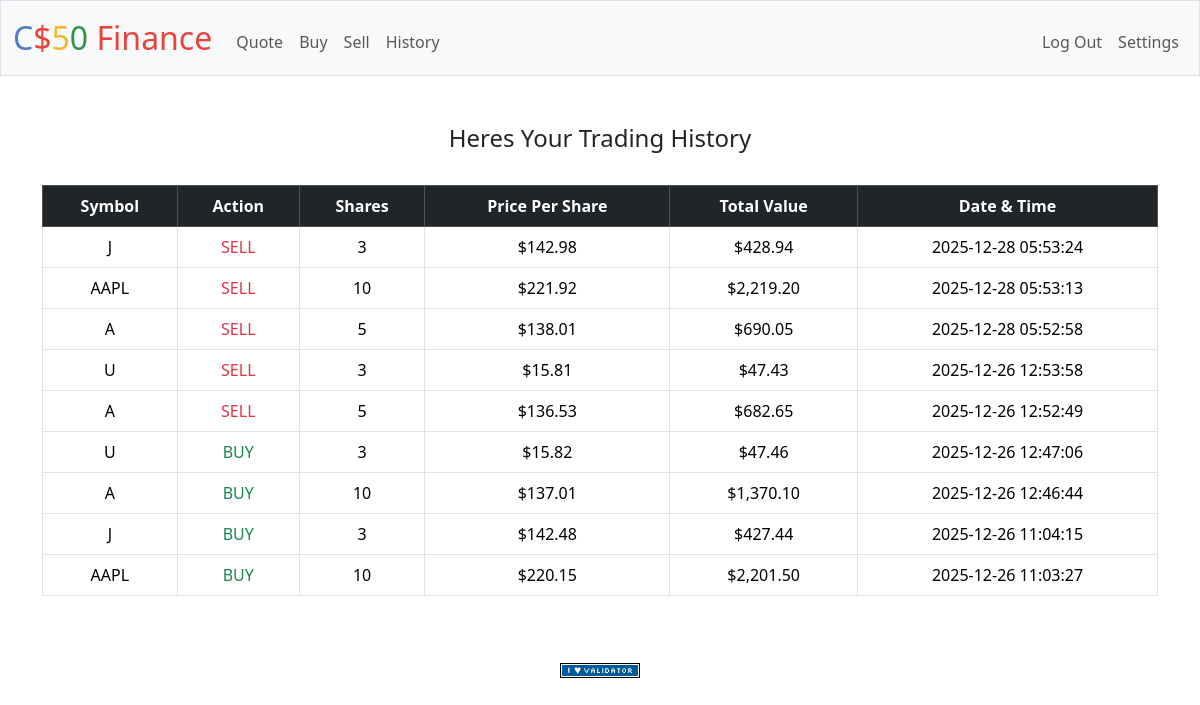
The app's page /history (signed in) with its own data.
### tables this page shows
CREATE TABLE purchaces (id INTEGER PRIMARY KEY AUTOINCREMENT NOT NULL, user_id INTEGER NOT NULL, symbol TEXT NOT NULL, shares INTEGER NOT NULL, price REAL NOT NULL, timestamp DATETIME DEFAULT CURRENT_TIMESTAMP,FOREIGN KEY(user_id) REFERENCES users(id));

### app.py (the view)
@app.route("/history")
@login_required
def history():
    user_id = session["user_id"]
    user_transaction = db.execute("SELECT symbol,shares,price,timestamp FROM purchaces WHERE user_id = ? ORDER BY timestamp DESC", user_id)
    if user_transaction == [] :
        user_transaction = None
    else :
        for transaction in user_transaction :
            if int(transaction["shares"]) < 0 :
                action = "sell"
            else :
                action = "buy"
            transaction["action"] = action
            transaction["total_value"] = abs(float(transaction["shares"])) * float(transaction["price"])
    return render_template("history.html", user_transaction=user_transaction)

### app.py (called while the page is built)
@app.after_request
def after_request(response):
    response.headers["Cache-Control"] = "no-cache, no-store, must-revalidate"
    response.headers["Expires"] = 0
    response.headers["Pragma"] = "no-cache"
    return response

### helpers.py (called while the page is built)
def login_required(f):
    @wraps(f)
    def decorated_function(*args, **kwargs):
        if session.get("user_id") is None:
            return redirect("/login")
        return f(*args, **kwargs)
    return decorated_function

def usd(value):
    return f"${value:,.2f}"

### templates/history.html (shortened to what this page needs)
{% extends 'layout.html' %}
{% block main %}
    {% if user_transaction %}
    <h4>Heres Your Trading History</h4>
    <br>
        <table class="table table-bordered table-hover">
            <thead class="table-dark">
                <tr>
                    <th>Symbol</th>
                    <th>Action</th>
                    <th>Shares</th>
                    <th>Price Per Share</th>
                    <th>Total Value</th>
                    <th>Date & Time</th>
                </tr>
            </thead>
            <tbody>
                {% for row in user_transaction %}
                <tr>
                    <td>{{ row.symbol }}</td>
                    {% if row.shares > 0 %}
                        <td class="text-success">BUY</td>
                    {% else %}
                        <td class="text-danger">SELL</td>
                    {% endif %}
                    <td>{{ row.shares | abs }}</td>
                    <td>{{ row.price | usd }}</td>
                    <td>{{ row.total_value | usd }}</td>
                    <td>{{ row.timestamp }}</td>
                </tr>
                {% endfor %}
            </tbody>
        </table>
    {% else %}
        <h4>You have not bought or sold any stocks yet</h4>
    {% endif %}
{% endblock %}

### templates/layout.html (shortened to what this page needs)
<!DOCTYPE html>
<html lang="en">
    <head>
        <link href="https://cdn.jsdelivr.net/npm/bootstrap@5.3.3/dist/css/bootstrap.min.css" rel="stylesheet">
        <link href="/static/styles.css" rel="stylesheet">
    </head>
    <body>
        <nav class="bg-light border navbar navbar-expand-md navbar-light">
            <div class="container-fluid">
                <a class="navbar-brand" href="/"><span class="blue">C</span><span class="red">$</span><span class="yellow">5</span><span class="green">0</span> <span class="red">Finance</span></a>
                <div class="collapse navbar-collapse" id="navbar">
                    {% if session["user_id"] %}
                        <ul class="navbar-nav me-auto mt-2">
                            <li class="nav-item"><a class="nav-link" href="/quote">Quote</a></li>
                            <li class="nav-item"><a class="nav-link" href="/buy">Buy</a></li>
                            <li class="nav-item"><a class="nav-link" href="/sell">Sell</a></li>
                            <li class="nav-item"><a class="nav-link" href="/history">History</a></li>
                        </ul>
                        <ul class="navbar-nav ms-auto mt-2">
                            <li class="nav-item"><a class="nav-link" href="/logout">Log Out</a></li>
                            <li class="nav-item"><a class="nav-link" href="/settings">Settings</a></li>
                        </ul>
                    {% else %}
                        <ul class="navbar-nav ms-auto mt-2">
                            <li class="nav-item"><a class="nav-link" href="/register">Register</a></li>
                            <li class="nav-item"><a class="nav-link" href="/login">Log In</a></li>
                        </ul>
                    {% endif %}
                </div>
            </div>
        </nav>
        <main class="container py-5 text-center">
            {% block main %}{% endblock %}
        </main>
        <footer class="mb-5">
            <form action="https://validator.w3.org/check" class="text-center" enctype="multipart/form-data" method="post" target="_blank">
                <input alt="Validate" src="/static/I_heart_validator.png" type="image">
            </form>
        </footer>
    </body>
</html>

### static/styles.css (style rules this page uses)
nav .navbar-brand { font-size: xx-large; }
nav .navbar-brand .blue { color: #537fbe; }
nav .navbar-brand .red { color: #ea433b; }
nav .navbar-brand .yellow { color: #f5b82e; }
nav .navbar-brand .green { color: #2e944b; }

### records on screen
purchaces: symbol "J", shows "SELL", shares|abs "3", price "$142.98", total_value "$428.94", timestamp "2025-12-28 05:53:24"
purchaces: symbol "AAPL", shows "SELL", shares|abs "10", price "$221.92", total_value "$2,219.20", timestamp "2025-12-28 05:53:13"
purchaces: symbol "A", shows "SELL", shares|abs "5", price "$138.01", total_value "$690.05", timestamp "2025-12-28 05:52:58"
purchaces: symbol "U", shows "SELL", shares|abs "3", price "$15.81", total_value "$47.43", timestamp "2025-12-26 12:53:58"
purchaces: symbol "A", shows "SELL", shares|abs "5", price "$136.53", total_value "$682.65", timestamp "2025-12-26 12:52:49"
purchaces: symbol "U", shows "BUY", shares|abs "3", price "$15.82", total_value "$47.46", timestamp "2025-12-26 12:47:06"
purchaces: symbol "A", shows "BUY", shares|abs "10", price "$137.01", total_value "$1,370.10", timestamp "2025-12-26 12:46:44"
purchaces: symbol "J", shows "BUY", shares|abs "3", price "$142.48", total_value "$427.44", timestamp "2025-12-26 11:04:15"
purchaces: symbol "AAPL", shows "BUY", shares|abs "10", price "$220.15", total_value "$2,201.50", timestamp "2025-12-26 11:03:27"
